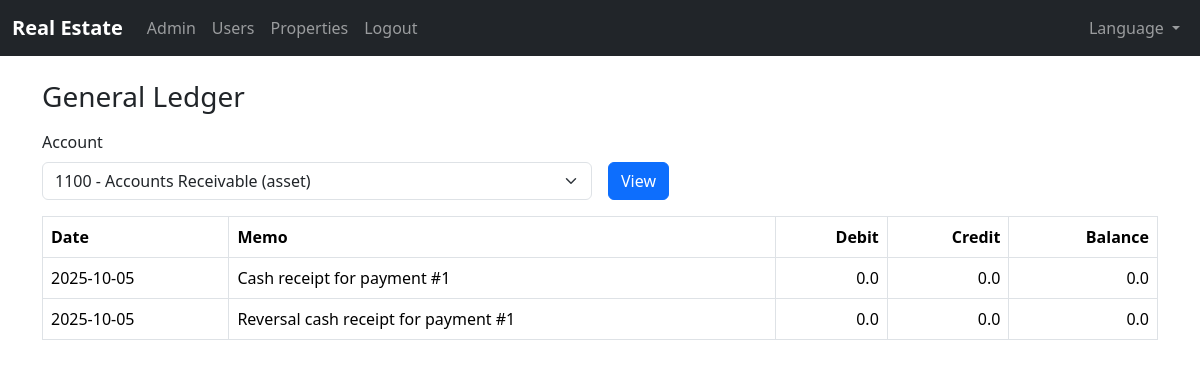
Page /accountant/ledger?account_id=2 (signed in) on the committed database.
### app/models.py (models this page shows)
class TimestampMixin:
    created_at = db.Column(db.DateTime, default=datetime.utcnow, nullable=False)
    updated_at = db.Column(db.DateTime, default=datetime.utcnow, onupdate=datetime.utcnow)

class JournalLine(db.Model, TimestampMixin):
    __tablename__ = "journal_lines"
    id = db.Column(db.Integer, primary_key=True)
    entry_id = db.Column(db.Integer, db.ForeignKey("journal_entries.id"), nullable=False, index=True)
    account_id = db.Column(db.Integer, db.ForeignKey("accounts.id"), nullable=False, index=True)
    debit = db.Column(db.Numeric(12, 2), nullable=False, default=0)
    credit = db.Column(db.Numeric(12, 2), nullable=False, default=0)
    entry = db.relationship("JournalEntry", back_populates="lines")
    account = db.relationship("Account")

class JournalEntry(db.Model, TimestampMixin):
    __tablename__ = "journal_entries"
    id = db.Column(db.Integer, primary_key=True)
    date = db.Column(db.Date, nullable=False, default=date.today)
    memo = db.Column(db.String(255))
    source = db.Column(db.String(50))
    source_id = db.Column(db.Integer)
    lines = db.relationship(
        "JournalLine",
        back_populates="entry",
        cascade="all, delete-orphan",
        lazy="dynamic",
    )

### app/accountant/routes.py (the view)
@accountant_bp.route("/ledger")
@login_required
@accountant_required
def ledger():
    account_id = request.args.get("account_id", type=int)
    accounts = Account.query.order_by(Account.type.asc(), Account.code.asc()).all()
    lines = []
    running = 0.0
    account = None
    if account_id:
        account = Account.query.get(account_id)
        if account:
            q = (
                db.session.query(JournalLine, JournalEntry)
                .join(JournalEntry, JournalLine.entry_id == JournalEntry.id)
                .filter(JournalLine.account_id == account_id)
                .order_by(JournalEntry.date.asc(), JournalEntry.id.asc(), JournalLine.id.asc())
            )
            for jl, je in q.all():
                debit = float(jl.debit or 0)
                credit = float(jl.credit or 0)
                if account.type in {"asset", "expense"}:
                    running += debit - credit
                else:
                    running += credit - debit
                lines.append({
                    "date": je.date,
                    "memo": je.memo,
                    "debit": debit,
                    "credit": credit,
                    "balance": round(running, 2),
                })
    return render_template("accountant/ledger.html", accounts=accounts, lines=lines, selected_account=account)

### app/__init__.py (called while the page is built)
def select_locale():
    from flask import session, request
    lang = session.get("lang")
    if lang:
        return lang
    return request.accept_languages.best_match(Config.LANGUAGES.keys())

### app/accountant/routes.py (called while the page is built)
def accountant_required(func):
    from functools import wraps
    @wraps(func)
    def wrapper(*args, **kwargs):
        if not current_user.is_authenticated or not (current_user.is_accountant or current_user.is_admin):
            return abort(403)
        return func(*args, **kwargs)
    return wrapper

### app/models.py (called while the page is built)
    @property
    def is_admin(self) -> bool:
        return self.role == "admin"

    @property
    def is_accountant(self) -> bool:
        return self.role == "accountant"

### app/templates/accountant/ledger.html (shortened to what this page needs)
{% extends 'base.html' %}
{% block content %}
<h3 class="mb-3">{{ _('General Ledger') }}</h3>
<form method="get" class="row g-3 mb-3">
  <div class="col-md-6">
    <label class="form-label">{{ _('Account') }}</label>
    <select class="form-select" name="account_id">
      {% for a in accounts %}
      <option value="{{ a.id }}" {% if selected_account and selected_account.id == a.id %}selected{% endif %}>{{ a.code }} - {{ a.name }} ({{ a.type }})</option>
      {% endfor %}
    </select>
  </div>
  <div class="col-md-2 align-self-end">
    <button class="btn btn-primary" type="submit">{{ _('View') }}</button>
  </div>
</form>
<div class="table-responsive">
  <table class="table table-bordered align-middle">
    <thead>
      <tr>
        <th>{{ _('Date') }}</th>
        <th>{{ _('Memo') }}</th>
        <th class="text-end">{{ _('Debit') }}</th>
        <th class="text-end">{{ _('Credit') }}</th>
        <th class="text-end">{{ _('Balance') }}</th>
      </tr>
    </thead>
    <tbody>
      {% for row in lines %}
      <tr>
        <td>{{ row.date }}</td>
        <td>{{ row.memo or '' }}</td>
        <td class="text-end">{{ row.debit }}</td>
        <td class="text-end">{{ row.credit }}</td>
        <td class="text-end">{{ row.balance }}</td>
      </tr>
      {% else %}
      <tr><td colspan="5">{{ _('No data') }}</td></tr>
      {% endfor %}
    </tbody>
  </table>
</div>
{% endblock %}

### app/static/styles.css (style rules this page uses)
body { font-family: system-ui, -apple-system, Segoe UI, Roboto, "Helvetica Neue", Arial, "Noto Sans", "Liberation Sans", sans-serif; }

### rows in the picture
JournalLine: date "2025-10-05", memo "Cash receipt for payment #1", debit "0.0", credit "0.0", balance "0.0"
JournalLine: date "2025-10-05", memo "Reversal cash receipt for payment #1", debit "0.0", credit "0.0", balance "0.0"

### other values in the picture
form field account_id "1100 - Accounts Receivable (asset)"
